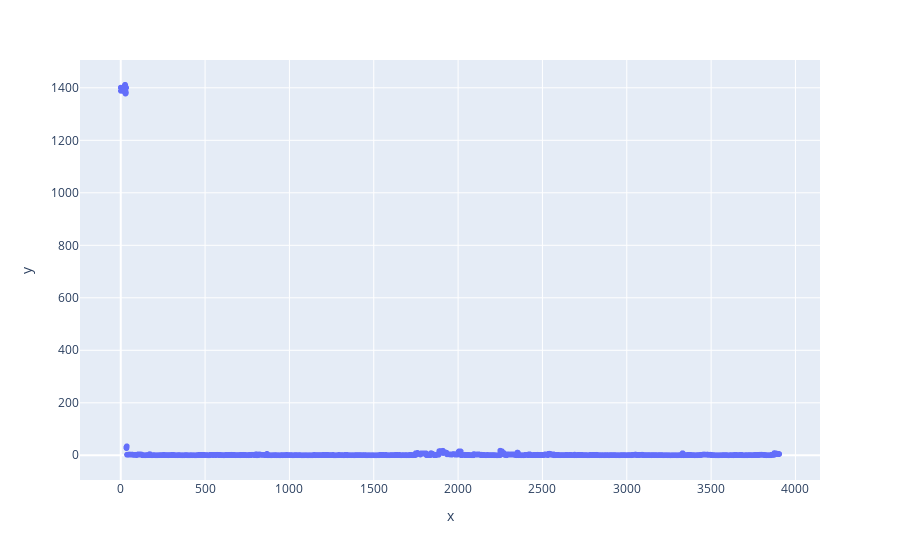

Notebook code cell kept with this figure:
### Code cell
import plotly
import plotly.graph_objs as go
import plotly.express as px

px.scatter(x=data_distance.index, 
           y=data_distance.sort_values('min_distance')['min_distance']).show()

### Figure 1 — Plotly figure (JSON) as saved in the notebook; plotly's stock layout.template omitted (floating-point values rounded to 4 significant figures; data arrays with more than 128 entries replaced by an {"elided": "..."} marker saying what was removed)
{"data": [{"hovertemplate": "x=%{x}<br>y=%{y}<extra></extra>", "legendgroup": "", "marker": {"color": "#636efa", "symbol": "circle"}, "mode": "markers", "name": "", "showlegend": false, "type": "scattergl", "x": {"elided": "3905 int values"}, "xaxis": "x", "y": {"elided": "3905 float values"}, "yaxis": "y"}], "layout": {"legend": {"tracegroupgap": 0}, "margin": {"t": 60}, "xaxis": {"anchor": "y", "domain": [0, 1], "title": {"text": "x"}}, "yaxis": {"anchor": "x", "domain": [0, 1], "title": {"text": "y"}}}}
